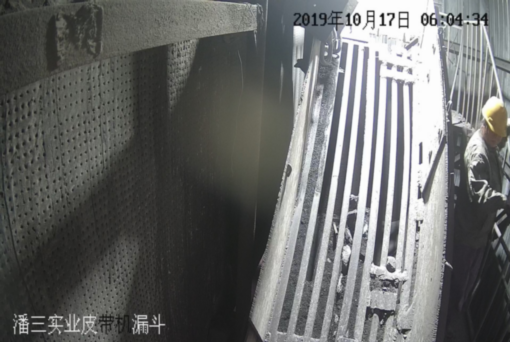
%> input picture 0354x4.png, 510 x 342 px
$ octave --eval "result = BCO(imread('0354x4.png'));"   (GNU Octave 9; MATLAB toolbox functions it lacks are replaced by stand-ins)
%> lines starting %> are read from the running program, lines starting %| are printed output that depends on the picture
### grad.m
function out = grad(I)
    % 转换为灰度图像
    if size(I, 3) == 3
        I = rgb2gray(I);
    end

    % 转换为 double 类型
    I = double(I);

    % 轻微平滑，降低噪声梯度
    I = imgaussfilt(I, 0.5);

    [Gx, Gy] = imgradientxy(I, 'sobel');

    % 梯度幅值
    out = sqrt(Gx.^2 + Gy.^2);
end

### BCO.m
function Residual = BCO(image)

    %------------------------- 参数设置 -------------------------%
    hfs_y1 = 20;          % padding 边界厚度
    patch_radius = 2;     % patch 半径 = 2，对应 patch 大小为 5x5
    step_size = 1;        % 在 L1 上滑动采样步长

    %------------------------- 数据准备 -------------------------%
    if ndims(image) == 3
        image = rgb2gray(image);
    end
    I0 = double(image);

    %------------------------- 多尺度分解 -------------------------%

    L1 = imresize(I0, 1.25, 'bilinear');
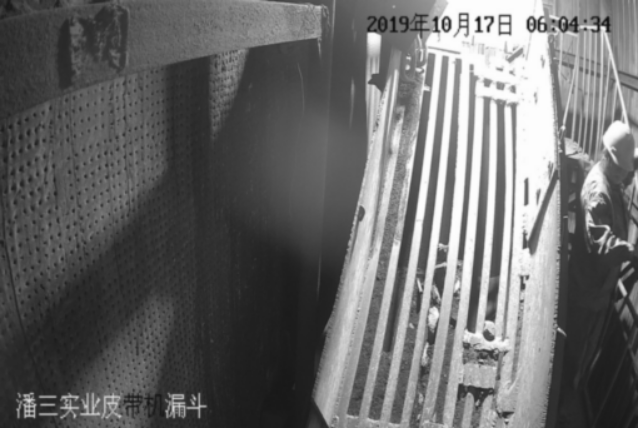
%> L1: size 428x638 double; min 15.3, max 254, mean 105.4

    % L2：再缩回原尺寸
    L2 = imresize(L1, size(I0), 'bilinear');

    % H0：原图与低频近似层之差
    H0 = I0 - L2;
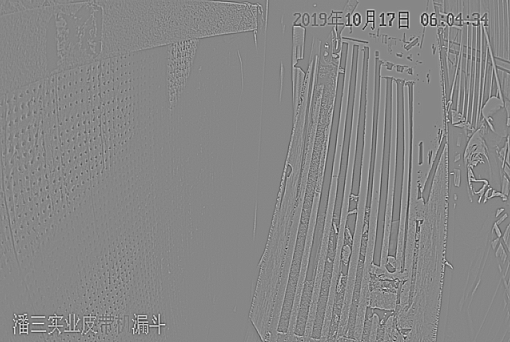
%> H0: size 342x510 double; min -44.32, max 39.49, mean 0; drawn with min black and max white

    %------------------------- 边界填充 -------------------------%
    largeL1 = padarray(L1, [hfs_y1, hfs_y1], 'replicate');
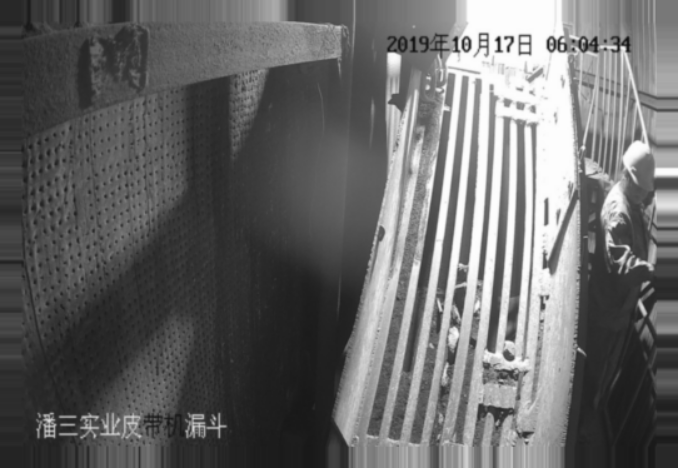
%> largeL1: size 468x678 double; min 15.3, max 254, mean 103.9
    largeL2 = padarray(L2, [hfs_y1, hfs_y1], 'replicate');
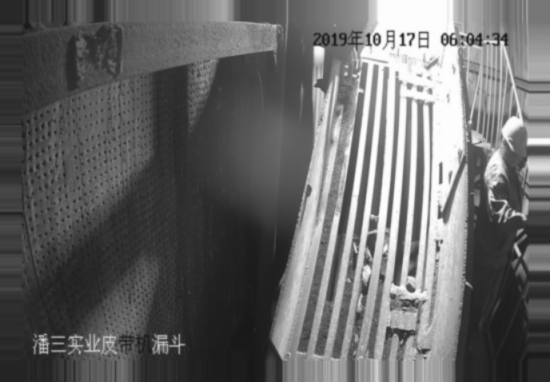
%> largeL2: size 382x550 double; min 19.69, max 254, mean 103.6
    largeH0 = padarray(H0, [hfs_y1, hfs_y1], 'replicate');
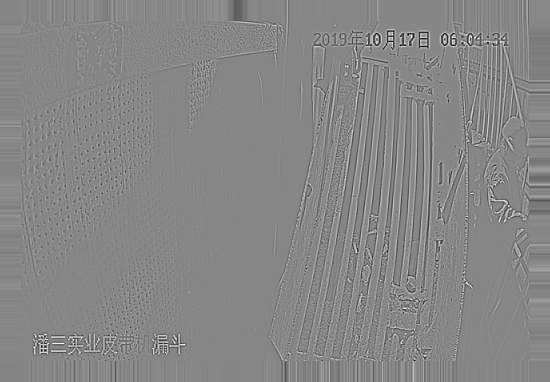
%> largeH0: size 382x550 double; min -44.32, max 39.49, mean 0; drawn with min black and max white

    %------------------------- 特征提取 -------------------------%
    grad_largeL1 = grad(largeL1);
%> the run ends on the next line
    grad_largeL2 = grad(largeL2);

    texture_largeL1 = texture(largeL1);
    texture_largeL2 = texture(largeL2);

    %------------------------- 初始化累计图 -------------------------%
    sumh0 = zeros(size(largeL1));
    counth0 = zeros(size(largeL1));

    [newh1, neww1] = size(L1);
    [imgH, imgW] = size(I0);
    [rowsL2, colsL2] = size(L2);

    coef_x = imgH / newh1;
    coef_y = imgW / neww1;

    %======================================================================
    % 在 L1 上逐 patch 遍历
    %======================================================================
    for centerx = 1:step_size:newh1
        for centery = 1:step_size:neww1

            %--------------------------------------------------------------
            % 1) 在 largeL1 中提取当前参考 patch
            %--------------------------------------------------------------
            p_L1 = largeL1(hfs_y1 + centerx - patch_radius : hfs_y1 + centerx + patch_radius, ...
                           hfs_y1 + centery - patch_radius : hfs_y1 + centery + patch_radius);

            p_grad_L1 = grad_largeL1(hfs_y1 + centerx - patch_radius : hfs_y1 + centerx + patch_radius, ...
                                     hfs_y1 + centery - patch_radius : hfs_y1 + centery + patch_radius);

            p_texture_L1 = texture_largeL1(hfs_y1 + centerx - patch_radius : hfs_y1 + centerx + patch_radius, ...
                                           hfs_y1 + centery - patch_radius : hfs_y1 + centery + patch_radius);

            %--------------------------------------------------------------
            % 2) 将 L1 当前中心点映射到 L2 坐标系
            %--------------------------------------------------------------
            newx = round(centerx * coef_x);
            newy = round(centery * coef_y);

            %--------------------------------------------------------------
            % 3) 构造局部搜索窗口 [LB, UB]

            %--------------------------------------------------------------
            LB = [max(1 + patch_radius, newx - 5), ...
                  max(1 + patch_radius, newy - 5)];

            UB = [min(rowsL2 - patch_radius, newx + 5), ...
                  min(colsL2 - patch_radius, newy + 5)];

            %--------------------------------------------------------------
            % 4) 调用 BCO 局部优化器
            %--------------------------------------------------------------
            if any(LB > UB)
                Best_Pos = [min(max(newx, 1 + patch_radius), rowsL2 - patch_radius), ...
                            min(max(newy, 1 + patch_radius), colsL2 - patch_radius)];
            else
                Best_Pos = BCO_patch_optimizer(largeL2, grad_largeL2, texture_largeL2, ...
                                               p_L1, p_grad_L1, p_texture_L1, ...
                                               hfs_y1, LB, UB);
            end

            retrievex = round(Best_Pos(1));
            retrievey = round(Best_Pos(2));

            %--------------------------------------------------------------
            % 5) 从高频层 largeH0 中提取对应位置的高频块
            %--------------------------------------------------------------
            q_p_H0 = double(largeH0(hfs_y1 + retrievex - patch_radius : hfs_y1 + retrievex + patch_radius, ...
                                    hfs_y1 + retrievey - patch_radius : hfs_y1 + retrievey + patch_radius));

            %--------------------------------------------------------------
            % 6) 累计回当前参考位置
            %--------------------------------------------------------------
            sumh0(hfs_y1 + centerx - patch_radius : hfs_y1 + centerx + patch_radius, ...
                  hfs_y1 + centery - patch_radius : hfs_y1 + centery + patch_radius) = ...
            sumh0(hfs_y1 + centerx - patch_radius : hfs_y1 + centerx + patch_radius, ...
                  hfs_y1 + centery - patch_radius : hfs_y1 + centery + patch_radius) + q_p_H0;

            counth0(hfs_y1 + centerx - patch_radius : hfs_y1 + centerx + patch_radius, ...
                    hfs_y1 + centery - patch_radius : hfs_y1 + centery + patch_radius) = ...
            counth0(hfs_y1 + centerx - patch_radius : hfs_y1 + centerx + patch_radius, ...
                    hfs_y1 + centery - patch_radius : hfs_y1 + centery + patch_radius) + 1;
        end
    end

    %------------------------- 重叠平均 -------------------------%
    counth0(counth0 < 1) = 1;
    averageh0 = sumh0 ./ counth0;

    % 去掉 padding
    Residual = averageh0(hfs_y1 + 1:end - hfs_y1, hfs_y1 + 1:end - hfs_y1);
end


%% =========================================================================
%  BCO 局部 patch 匹配优化器
% =========================================================================
% [147 lines left out: function BCO_patch_optimizer, not called in this run]


%% =========================================================================
%  patch 适应度函数
% =========================================================================
% [45 lines left out: function patch_fitness, not called in this run]


%% =========================================================================
%  BCO 初始化
% =========================================================================
% [6 lines left out: function initialization_bco, not called in this run]


%% =========================================================================
%  反射边界处理
% =========================================================================
% [15 lines left out: function reflective_boundary_check, not called in this run]


%% =========================================================================
%  随机选取与 forbidden 不同的下标
% =========================================================================
% [7 lines left out: function pick_distinct_index, not called in this run]

$ run again, on 0461x4.png
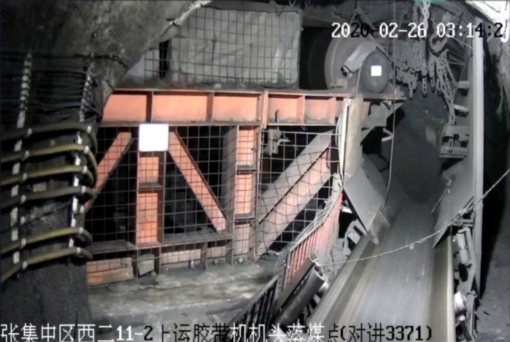
%> input picture 0461x4.png, 510 x 342 px
%> in BCO, `largeL2 = padarray(L2, [hfs_y1, hfs_y1], 'replicate');`:
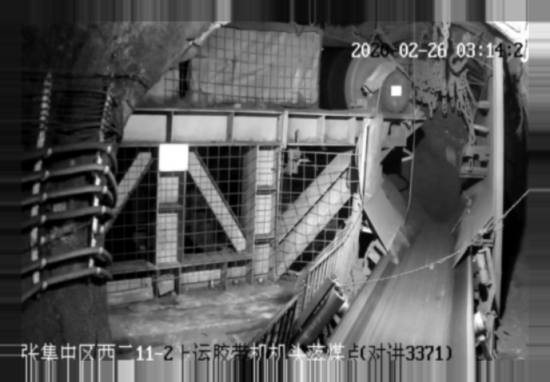
%> largeL2: size 382x550 double; min 0, max 255, mean 90.4
%> in BCO, `largeH0 = padarray(H0, [hfs_y1, hfs_y1], 'replicate');`:
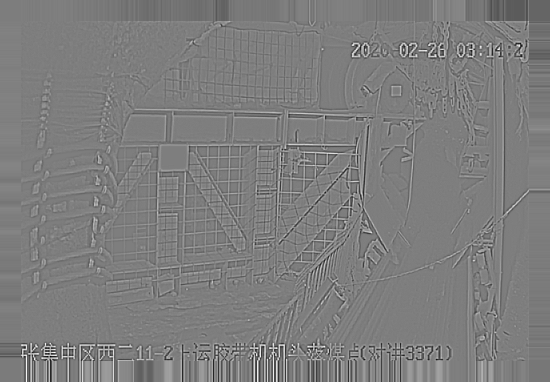
%> largeH0: size 382x550 double; min -39.34, max 40.05, mean -0.1; drawn with min black and max white

$ run again, on 0594x4.png
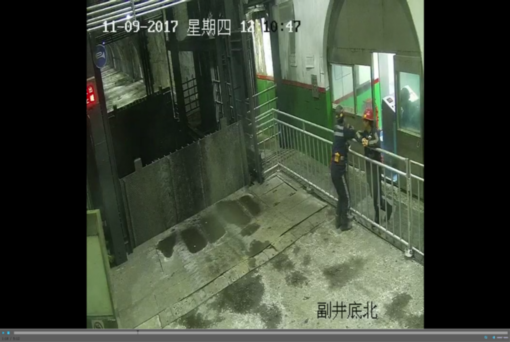
%> input picture 0594x4.png, 510 x 342 px
%> in BCO, `largeL2 = padarray(L2, [hfs_y1, hfs_y1], 'replicate');`:
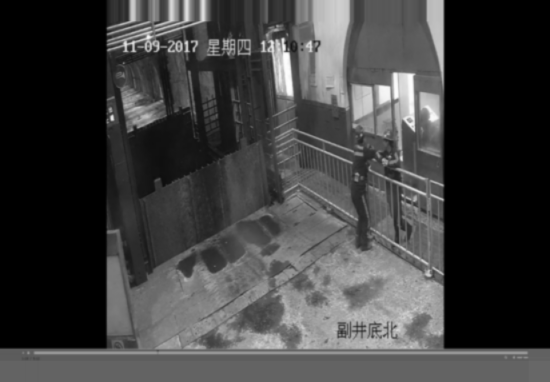
%> largeL2: size 382x550 double; min 0, max 253.4, mean 62.8
%> in BCO, `largeH0 = padarray(H0, [hfs_y1, hfs_y1], 'replicate');`:
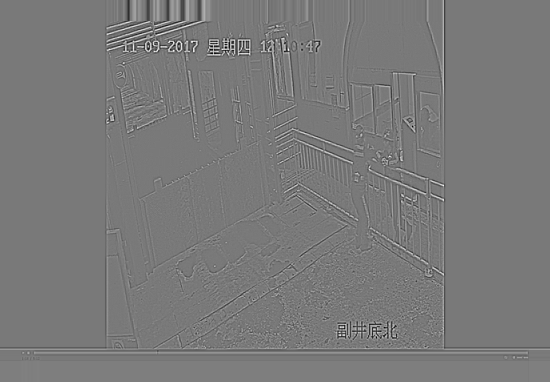
%> largeH0: size 382x550 double; min -37.72, max 41.33, mean 0.1; drawn with min black and max white

$ run again, on 97017.png
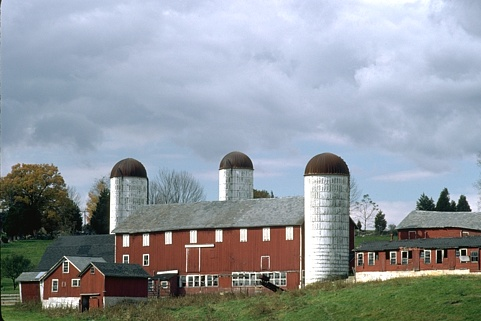
%> input picture 97017.png, 481 x 321 px
%> in BCO, `largeL2 = padarray(L2, [hfs_y1, hfs_y1], 'replicate');`:
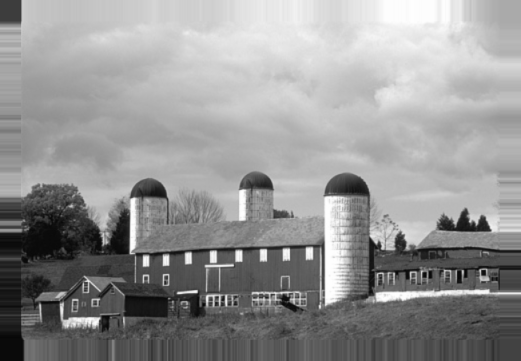
%> largeL2: size 361x521 double; min 7.27, max 255, mean 148.6
%> in BCO, `largeH0 = padarray(H0, [hfs_y1, hfs_y1], 'replicate');`:
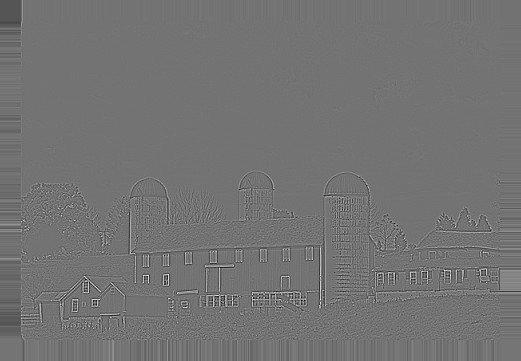
%> largeH0: size 361x521 double; min -68.04, max 82.03, mean -0.1; drawn with min black and max white
